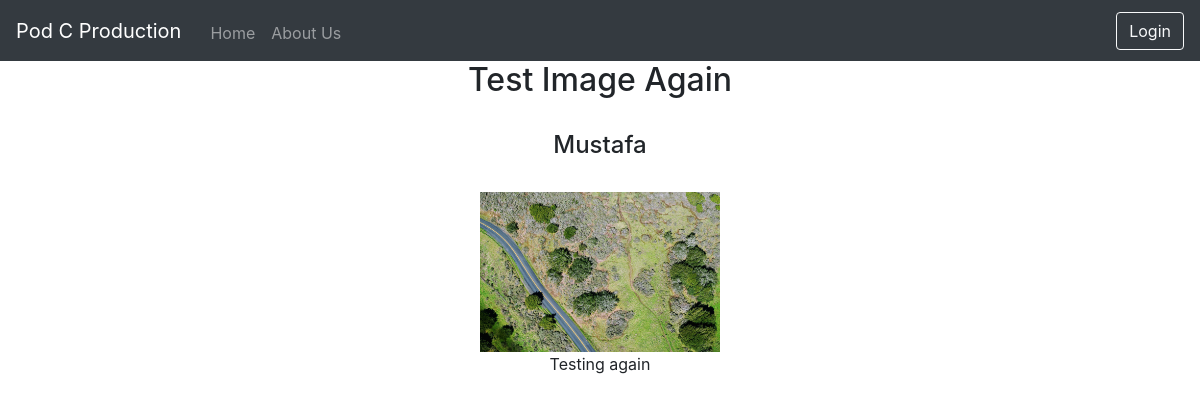
Screenshot of /blog/article/8/ with the database file from the repository.
### blog/models.py (models this page shows)
class Article(models.Model):
	pub_date = models.DateTimeField(default=datetime.now, blank=True)
	title = models.CharField(max_length=200)
	author = models.CharField(max_length=100)
	article_title = models.TextField()
	article_image = models.ImageField(upload_to='article_image', blank=True)

### blog/views.py (the view)
# urls.py: url(r'^article/(?P<article_id>\d+)/$', views.article, name='article'),
def article(request, article_id):
    article_detail = Article.objects.get(pk=article_id)
    template = loader.get_template('blog/article.html')
    context = {
        'article_detail': article_detail,
    }
    return HttpResponse(template.render(context, request))

### blog/templates/blog/article.html (shortened to what this page needs)
{% extends 'blog/base.html' %}
	{% block body %}
		<h2>{{article_detail.title}}</h2>
		<br>
		<h4>{{article_detail.author}}</h4>
		<br>
		{% if article_detail.article_image %}
			<img src="{{ article_detail.article_image.url }}" width="240">
		{% endif %}
		<p>{{article_detail.article_title}}</p>
	{% endblock %}

### blog/static/blog/style.css (style rules this page uses)
body { background: white; text-align: center; }

### rows the page displays
Article: title "Test Image Again", author "Mustafa", article_image (picture), article_title "Testing again"
